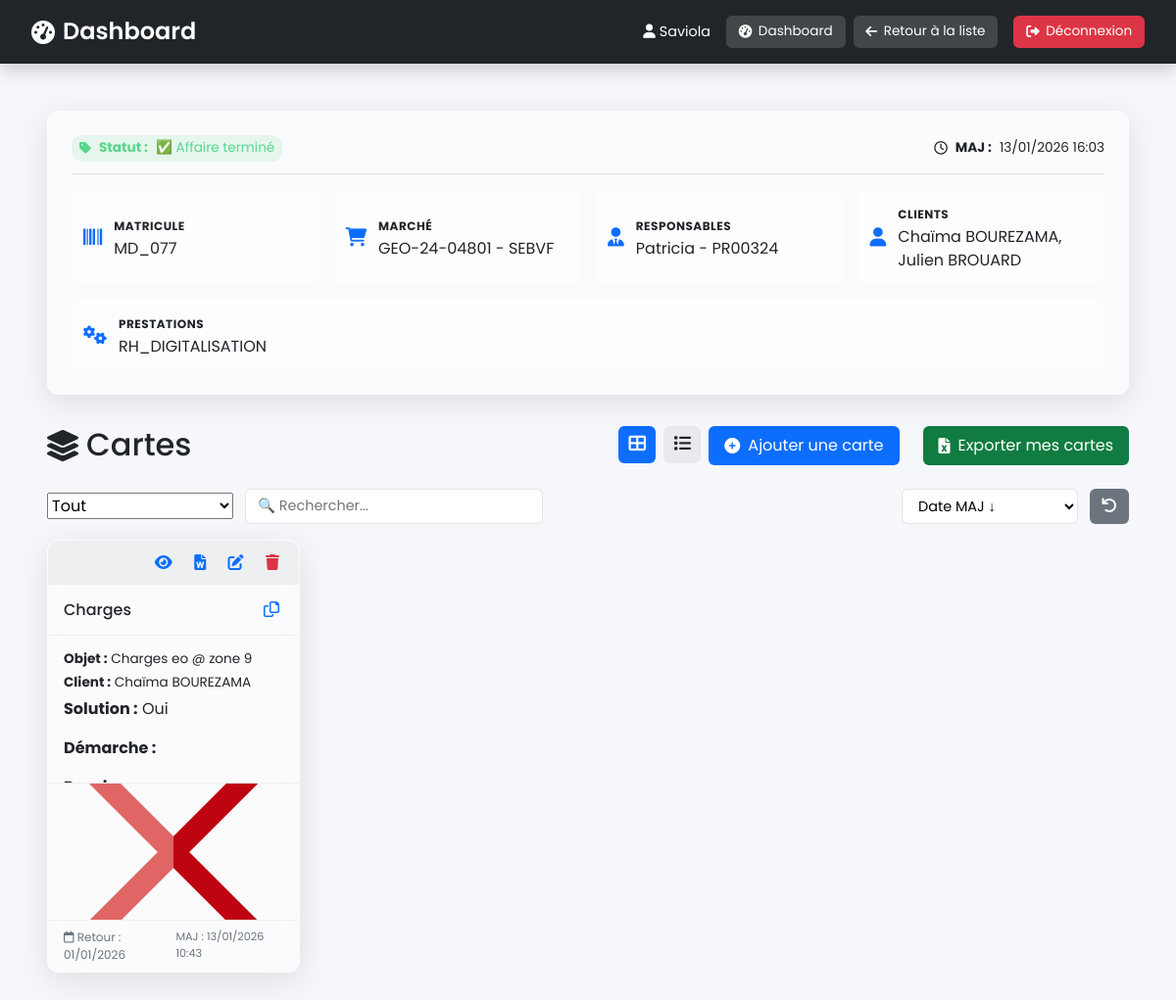
The app's page /marches/description/81/ (signed in) with its own data.
### marches/models.py (models this page shows, shortened)
class MarcheDetaille(models.Model):
    marche_global = models.ForeignKey(MarcheGlobal, on_delete=models.CASCADE, related_name='marches_detailles')
    matricule = models.CharField(max_length=50, unique=True, blank=True)
    resp_marche = models.ManyToManyField('authentification.Profile', related_name='marches_resp', blank=True)
    nom_marche = models.ForeignKey(NomMarche, on_delete=models.PROTECT)
    prestation = models.ManyToManyField(Prestation, related_name='marches_prestation', blank=True)
    etat_affaire = models.ForeignKey(EtatAffaire, on_delete=models.SET_NULL, null=True, blank=True)
    titre = models.CharField(max_length=200)
    description = models.TextField(blank=True, null=True)
    objet = models.CharField(max_length=200)
    nom_client = models.ManyToManyField(NomClient, related_name='marches_client', blank=True)
    date_retour = models.DateField(blank=True, null=True)
    date_maj = models.DateTimeField(auto_now=True)
    class Meta:
        verbose_name = "Marché détaillé"
        verbose_name_plural = "Marchés détaillés"
        ordering = ['-date_maj']

class EtatAffaire(models.Model):
    nom = models.CharField(max_length=50, unique=True)
    couleur = models.CharField(max_length=7, help_text="Code hexadécimal de la couleur")
    couleur_fond = models.CharField(max_length=7, help_text="Code hexadécimal de la couleur de fond")
    class Meta:
        verbose_name = "État d'affaire"
        verbose_name_plural = "États d'affaires"

class NomMarche(models.Model):
    nom = models.CharField(max_length=100, unique=True)
    def __str__(self):
        return self.nom

class NomClient(models.Model):
    nom = models.CharField(max_length=100, unique=True)
    def __str__(self):
        return self.nom

class Prestation(models.Model):
    nom = models.CharField(max_length=100, unique=True)
    def __str__(self):
        return self.nom

class Carte(models.Model):
    marche_detaille = models.ForeignKey(MarcheDetaille, on_delete=models.CASCADE, related_name='cartes')
    titre = models.CharField(max_length=200)
    objet = models.CharField(max_length=200, blank=True)
    contenu = models.TextField()
    image = models.ImageField(upload_to='cartes_images/', blank=True, null=True)
    nom_client = models.ForeignKey(NomClient, on_delete=models.PROTECT, blank=True, null=True)
    date_retour = models.DateField()
    date_maj = models.DateTimeField(auto_now=True)
    solution = models.ForeignKey(Solution, on_delete=models.PROTECT)
    demarche_solution = models.TextField(blank=True, help_text="À remplir uniquement si la solution choisie l’exige")
    nom_dossier = models.CharField(max_length=200, blank=True, help_text="Nom du dossier associé")
    date_livraison = models.DateField(blank=True, null=True, help_text="À remplir uniquement si la solution choisie l’exige")
    class Meta:
        verbose_name = 'Carte'
        verbose_name_plural = 'Cartes'

class Solution(models.Model):
    nom = models.CharField(max_length=100, unique=True)
    demande_demarche = models.BooleanField(default=False, help_text="Cocher si une démarche doit être saisie")
    def __str__(self):
        return self.nom

### authentification/models.py (models this page shows)
class Profile(models.Model):
    user = models.OneToOneField(User, on_delete=models.CASCADE)
    matricule = models.CharField(max_length=50, unique=True)
    est_responsable = models.BooleanField(default=False)
    def __str__(self):
        return f"{self.user.username} - {self.matricule}"

### marches/views.py (the view)
# urls.py: path('description/<int:marche_detaille_id>/',       views.description_view, name='description'),
@login_required
def description_view(request, marche_detaille_id):
    marche_detaille = get_object_or_404(MarcheDetaille, id=marche_detaille_id)
    cartes = marche_detaille.cartes.all()
    context = {
        'object': marche_detaille,
        'marche_detaille': marche_detaille,
        'cartes': cartes
    }
    return render(request, 'marches/description.html', context)

### marches/templates/marches/description.html (shortened to what this page needs)
{% extends 'dashboard/base.html' %}
{% load static %}
{% block extra_css %}
<link rel="stylesheet" href="{% static 'marches/css/description.css' %}">
<link rel="stylesheet" href="https://cdnjs.cloudflare.com/ajax/libs/font-awesome/6.0.0/css/all.min.css">
{% endblock %}
{% block content %}
<main class="container">
    <section class="info-grid">
        <div class="info-card">
            <div class="info-header">
                <span class="etat-item" style="background:{{ marche_detaille.etat_affaire.couleur_fond|default:'#f8f9fa' }}; color:{{ marche_detaille.etat_affaire.couleur|default:'#6c757d' }}; padding:3px 8px; border-radius:10px;">
                    <i class="fas fa-tag"></i> <strong>Statut :</strong> {{ marche_detaille.etat_affaire.nom|default:'Non défini' }}
                </span>
                <span class="maj-item"><i class="far fa-clock"></i> <strong>MAJ :</strong> {{ marche_detaille.date_maj|date:"d/m/Y H:i" }}</span>
            </div>
            <div class="info-items-container">
                <div class="info-item"><i class="fas fa-barcode"></i>
                    <span><strong>Matricule</strong><br>{{ marche_detaille.matricule }}</span>
                </div>
                <div class="info-item"><i class="fas fa-shopping-cart"></i>
                    <span><strong>Marché</strong><br>{{ marche_detaille.nom_marche }}</span>
                </div>
                <div class="info-item"><i class="fas fa-user-tie"></i>
                    <span><strong>Responsables</strong><br>
                        {% for resp in marche_detaille.resp_marche.all %}
                            {{ resp }}{% if not forloop.last %}, {% endif %}
                        {% empty %}
                            -
                        {% endfor %}
                    </span>
                </div>
                <div class="info-item"><i class="fas fa-user"></i>
                    <span><strong>Clients</strong><br>
                        {% for client in marche_detaille.nom_client.all %}
                            {{ client }}{% if not forloop.last %}, {% endif %}
                        {% empty %}
                            -
                        {% endfor %}
                    </span>
                </div>
                <div class="info-item"><i class="fas fa-cogs"></i>
                    <span><strong>Prestations</strong><br>
                        {% for p in marche_detaille.prestation.all %}
                            {{ p }}{% if not forloop.last %}, {% endif %}
                        {% empty %}
                            -
                        {% endfor %}
                    </span>
                </div>
            </div>
        </div>
    </section>
    <section class="cartes-section">
        <div class="cartes-header">
            <h2><i class="fas fa-layer-group"></i> Cartes</h2>
            <div class="view-toggle">
                <button id="btnGrand" class="vue-btn active" title="Grandes cartes"><i class="fas fa-th-large"></i></button>
                <button id="btnPetit" class="vue-btn" title="Petites cartes"><i class="fas fa-list"></i></button>
                {% if request.user.profile.est_responsable %}
                <a href="{% url 'marches:ajouter_carte' marche_detaille.id %}" class="btn-add">
                    <i class="fas fa-plus-circle"></i>
                    Ajouter une carte
                </a>
                <a href="{% url 'marches:export_cartes_xlsx' marche_detaille.id %}" class="btn-export">
                    <i class="fas fa-file-excel"></i>
                    Exporter mes cartes
                </a>
                {% endif %}
            </div>
        </div>
        <div class="cartes-tools">
            <div class="tools-left">
                <select id="searchField" class="form-field">
                    <option value="all">Tout</option>
                </select>
                <input type="text" id="searchCarte" placeholder="🔍 Rechercher..." class="form-search">
            </div>
            <div class="tools-right">
                <select id="sortSelect" class="form-sort">
                    <option value="date-desc">Date MAJ ↓</option>
                </select>
                <button id="resetFilters" class="btn-reset" title="Réinitialiser les filtres"><i class="fas fa-undo"></i></button>
            </div>
        </div>
        <div id="cartesContainer" class="cartes-container">
            {% for carte in cartes %}
            <div class="carte"
                data-id="{{ carte.id }}"
                data-titre="{{ carte.titre|lower }}"
                data-objet="{{ carte.objet|default:''|lower }}"
                data-client="{{ carte.nom_client|default:''|lower }}"
                data-date="{{ carte.date_maj|date:'Y-m-d H:i:s' }}">
                <div class="carte-actions mode-independent">
                    <a href="{% url 'marches:voir_carte' carte.id %}" class="btn-act" title="Voir"><i class="fas fa-eye"></i></a>
                    <a href="{% url 'marches:download_word' carte.id %}" class="btn-act mod" title="Télécharger Word"><i class="fas fa-file-word"></i></a>
                    {% if request.user.profile.est_responsable %}
                    <a href="{% url 'marches:modifier_carte' carte.id %}" class="btn-act mod" title="Modifier"><i class="fas fa-edit"></i></a>
                    <a href="{% url 'marches:supprimer_carte' carte.id %}" class="btn-act del" title="Supprimer" onclick="return confirm('Supprimer cette carte ?');"><i class="fas fa-trash"></i></a>
                    {% endif %}
                </div>
                <div class="carte-inner">
                    <div class="carte-normal">
                        <div class="carte-header">
                            <h4>{{ carte.titre }}</h4>
                            <button class="btn-copy" data-contenu="{{ carte.contenu|striptags|escape }}" title="Copier"><i class="far fa-copy"></i></button>
                        </div>
                        <div class="carte-body">
                            {% if carte.objet %}<p class="objet"><strong>Objet :</strong> {{ carte.objet }}</p>{% endif %}
                            {% if carte.nom_client %}<p class="client"><strong>Client :</strong> {{ carte.nom_client }}</p>{% endif %}
                            {% if carte.solution.demande_demarche %}
                            <div class="carte-demarche">
                                <p><strong>Solution :</strong> {{ carte.solution }}</p>
                                <p><strong>Démarche :</strong> {{ carte.demarche_solution|linebreaks }}</p>
                                <p><strong>Dossier :</strong> {{ carte.nom_dossier|default:"–" }}</p>
                            </div>
                            {% else %}
                            <p><strong>Solution :</strong> {{ carte.solution }}</p>
                            {% endif %}
                        </div>
                        {% if carte.image %}<div class="carte-image"><img src="{{ carte.image.url }}" alt="{{ carte.titre }}" loading="lazy"></div>{% endif %}
                        <div class="carte-footer">
                            <span class="date-retour"><i class="far fa-calendar"></i> Retour : {{ carte.date_retour|date:"d/m/Y" }}</span>
                            <span class="date-maj">MAJ : {{ carte.date_maj|date:"d/m/Y H:i" }}</span>
                        </div>
                    </div>
                </div>
            </div>
            {% empty %}
            <p class="empty-cartes">Aucune carte pour ce marché.</p>
            {% endfor %}
        </div>
    </section>
</main>
{% endblock %}

### dashboard/templates/dashboard/base.html (shortened to what this page needs)
{% load static %}
<!DOCTYPE html>
<html lang="fr">
<head>
    <link rel="stylesheet" href="https://cdnjs.cloudflare.com/ajax/libs/font-awesome/6.4.0/css/all.min.css">
    <link href="https://cdn.jsdelivr.net/npm/bootstrap@5.3.2/dist/css/bootstrap.min.css" rel="stylesheet">
    <link rel="stylesheet" href="{% static 'dashboard/css/dashboard.css' %}">
    {% block extra_css %}{% endblock %}
</head>
<body>
    <header>
        <h1><i class="fas fa-tachometer-alt"></i> Dashboard</h1>
        <div class="header-actions">
            <span class="user-name"><i class="fas fa-user"></i> {{ request.user.username }}</span>
            {% if request.resolver_match.url_name != 'dashboard' %}
            <nav class="breadcrumb-bar">
                <a href="{% url 'dashboard:dashboard' %}" class="btn-nav">
                    <i class="fas fa-tachometer-alt"></i> Dashboard
                </a>
                {% if request.resolver_match.url_name == 'description' %}
                <a href="{% url 'dashboard:liste_marche' object.marche_global.id %}" class="btn-nav">
                    <i class="fas fa-arrow-left"></i> Retour à la liste
                </a>
                {% endif %}
            </nav>
            {% endif %}
            <a href="{% url 'authentification:logout' %}" class="btn-logout">
                <i class="fas fa-sign-out-alt"></i> Déconnexion
            </a>
        </div>
    </header>
    <main>
        {% block content %}{% endblock %}
    </main>
</body>
</html>

### dashboard/static/dashboard/css/dashboard.css (style rules this page uses)
:root { --primary-color: #0d6efd; --secondary-color: #6c757d; --success-color: #28a745; --danger-color: #dc3545; --light-color: #f8f9fa; --dark-color: #212529; --shadow-sm: 0 .125rem .25rem rgba(0,0,0,.075); --shadow-md: 0 .5rem 1rem rgba(0,0,0,.15); --shadow-lg: 0 1rem 3rem rgba(0,0,0,.175); --transition: all .3s ease; }
body { font-family: 'Poppins', 'Segoe UI', Roboto, Arial, sans-serif; background: var(--light-color); margin: 0; padding: 0; color: #333; }
header { background: var(--dark-color); color: #fff; padding: 1rem 2rem; display: flex; justify-content: space-between; align-items: center; box-shadow: var(--shadow-md); position: sticky; top: 0; z-index: 100; }
header h1 { margin: 0; font-size: 1.5rem; font-weight: 600; display: flex; align-items: center; gap: .5rem; }
.header-actions { display: flex; align-items: center; gap: 1rem; }
.user-name { font-size: .9rem; color: #fff; white-space: nowrap; }
.breadcrumb-bar { display: flex; gap: .5rem; }
.btn-nav { background: rgba(255,255,255,.15); color: #fff; padding: .4rem .8rem; border-radius: .375rem; text-decoration: none; font-size: .85rem; display: inline-flex; align-items: center; gap: .4rem; transition: background .2s; }
.btn-logout { background: var(--danger-color); color: #fff; padding: .4rem .8rem; border-radius: .375rem; text-decoration: none; font-size: .85rem; display: inline-flex; align-items: center; gap: .4rem; transition: background .2s; }
main { padding: 2rem; max-width: 1400px; margin: 0 auto; }
main h2 { color: var(--dark-color); margin-bottom: 1.5rem; display: flex; align-items: center; gap: .5rem; }

### records on screen
MarcheDetaille: etat_affaire.nom "✅ Affaire terminé", date_maj "13/01/2026 16:03", matricule "MD_077", nom_marche "GEO-24-04801 - SEBVF"
Profile: user+matricule "Patricia - PR00324"
NomClient: nom "Chaïma BOUREZAMA"
NomClient: nom "Julien BROUARD"
Prestation: nom "RH_DIGITALISATION"
Carte: titre "Charges", objet "Charges eo @ zone 9", nom_client "Chaïma BOUREZAMA", solution "Oui", image (picture), date_retour "01/01/2026", date_maj "13/01/2026 10:43"

### other values on screen
{{ request.user.username }} "Saviola"
